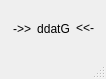
<?xml version="1.0" encoding="UTF-8"?>
<ui version="4.0">
 <class>MainWindow</class>
 <widget class="QMainWindow" name="MainWindow">
  <property name="geometry">
   <rect>
    <x>0</x>
    <y>0</y>
    <width>106</width>
    <height>79</height>
   </rect>
  </property>
  <property name="windowTitle">
   <string>MainWindow</string>
  </property>
  <widget class="QWidget" name="centralwidget">
   <layout class="QHBoxLayout" name="horizontalLayout_2">
    <item>
     <layout class="QHBoxLayout" name="horizontalLayout">
      <item>
       <widget class="QLabel" name="label">
        <property name="text">
         <string>-&gt;&gt;</string>
        </property>
        <property name="alignment">
         <set>Qt::AlignRight|Qt::AlignTrailing|Qt::AlignVCenter</set>
        </property>
       </widget>
      </item>
      <item>
       <widget class="QLabel" name="label_ddat">
        <property name="text">
         <string>ddatG</string>
        </property>
        <property name="alignment">
         <set>Qt::AlignCenter</set>
        </property>
       </widget>
      </item>
      <item>
       <widget class="QLabel" name="label_2">
        <property name="text">
         <string>&lt;&lt;-</string>
        </property>
        <property name="alignment">
         <set>Qt::AlignLeading|Qt::AlignLeft|Qt::AlignVCenter</set>
        </property>
       </widget>
      </item>
     </layout>
    </item>
   </layout>
  </widget>
  <widget class="QMenuBar" name="menubar">
   <property name="geometry">
    <rect>
     <x>0</x>
     <y>0</y>
     <width>106</width>
     <height>22</height>
    </rect>
   </property>
  </widget>
  <widget class="QStatusBar" name="statusbar"/>
 </widget>
 <resources/>
 <connections/>
</ui>
